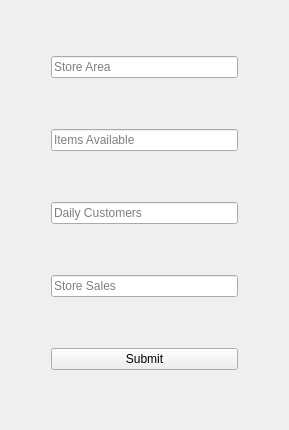
<?xml version="1.0" encoding="UTF-8"?>
<ui version="4.0">
 <class>addstore_window</class>
 <widget class="QWidget" name="addstore_window">
  <property name="geometry">
   <rect>
    <x>0</x>
    <y>0</y>
    <width>289</width>
    <height>430</height>
   </rect>
  </property>
  <property name="windowTitle">
   <string>Form</string>
  </property>
  <layout class="QGridLayout" name="gridLayout">
   <item row="0" column="0">
    <spacer name="horizontalSpacer">
     <property name="orientation">
      <enum>Qt::Horizontal</enum>
     </property>
     <property name="sizeType">
      <enum>QSizePolicy::Fixed</enum>
     </property>
     <property name="sizeHint" stdset="0">
      <size>
       <width>40</width>
       <height>20</height>
      </size>
     </property>
    </spacer>
   </item>
   <item row="0" column="1">
    <widget class="QLineEdit" name="storeArea_w">
     <property name="placeholderText">
      <string>Store Area</string>
     </property>
    </widget>
   </item>
   <item row="0" column="2">
    <spacer name="horizontalSpacer_2">
     <property name="orientation">
      <enum>Qt::Horizontal</enum>
     </property>
     <property name="sizeType">
      <enum>QSizePolicy::Fixed</enum>
     </property>
     <property name="sizeHint" stdset="0">
      <size>
       <width>40</width>
       <height>20</height>
      </size>
     </property>
    </spacer>
   </item>
   <item row="2" column="1">
    <widget class="QLineEdit" name="daylyCustomer_w">
     <property name="placeholderText">
      <string>Daily Customers</string>
     </property>
    </widget>
   </item>
   <item row="1" column="1">
    <widget class="QLineEdit" name="itemsAvailable_w">
     <property name="placeholderText">
      <string>Items Available</string>
     </property>
    </widget>
   </item>
   <item row="3" column="1">
    <widget class="QLineEdit" name="storeSales_w">
     <property name="placeholderText">
      <string>Store Sales</string>
     </property>
    </widget>
   </item>
   <item row="4" column="1">
    <widget class="QPushButton" name="submitting">
     <property name="text">
      <string>Submit</string>
     </property>
    </widget>
   </item>
  </layout>
 </widget>
 <resources/>
 <connections/>
</ui>
